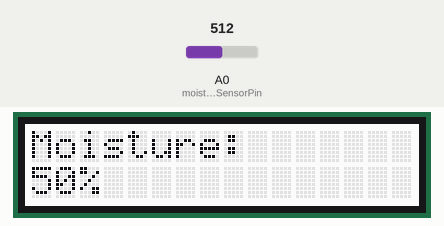
This sketch was run on a simulated Arduino Uno, built with avr-gcc and run on an emulated ATmega328P. Parts: 16×2 character LCD. The test bench sets the inputs (shaded band); at power-on: A0 (moistureSensorPin) = 512. What the sketch prints to the serial monitor is not drawn.

Above: at 1.2 s.
1.3 s: A0 (moistureSensorPin) set to 716
At 3.3 s:
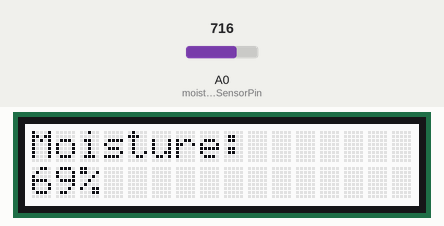
3.6 s: A0 (moistureSensorPin) set to 900
At 4.9 s:
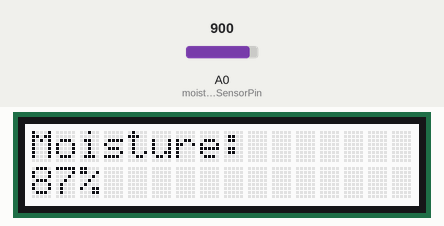
5.6 s: A0 (moistureSensorPin) set to 1023
At 6.5 s:
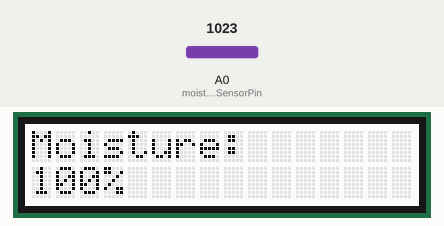
Timing chart, 0 to 8.6 s (numbered marks = the images above; inputs shaded):
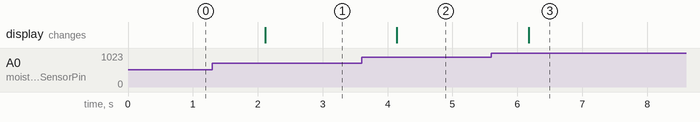

The sketch:

Sensor.ino
```cpp
#include <Wire.h>
#include <rgb_lcd.h>

rgb_lcd lcd;

const int moistureSensorPin = A0;

void setup() {
  // Initialize the LCD
  lcd.begin(16, 2);

  // Set up serial communication
  Serial.begin(9600);
}

void loop() {
  // Read moisture sensor
  int sensorValue = analogRead(moistureSensorPin);

  // Convert analog value to percentage (adjust the mapping according to your sensor)
  int moisturePercentage = map(sensorValue, 0, 1023, 0, 100);

  // Print moisture level to serial monitor
  Serial.print("Moisture Level: ");
  Serial.print(moisturePercentage);
  Serial.println("%");

  // Display moisture level on LCD
  lcd.clear();
  lcd.setCursor(0, 0);
  lcd.print("Moisture:");
  lcd.setCursor(0, 1);
  lcd.print(moisturePercentage);
  lcd.print("%");

  delay(1000); // Wait for 1 second before reading again
}
```

Measured:
- after the input at 1.3 s, the display: changes after 0.81 s (image 1)
- after the input at 3.6 s, the display: changes after 0.54 s (image 2)
- after the input at 5.6 s, the display: changes after 0.58 s (image 3)
